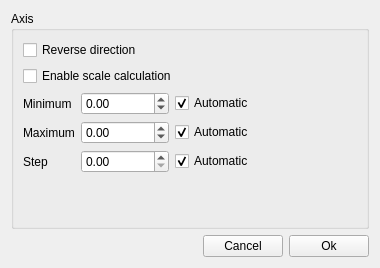
<?xml version="1.0" encoding="UTF-8"?>
<ui version="4.0">
 <class>ChartAxisEditor</class>
 <widget class="QWidget" name="ChartAxisEditor">
  <property name="geometry">
   <rect>
    <x>0</x>
    <y>0</y>
    <width>380</width>
    <height>268</height>
   </rect>
  </property>
  <property name="windowTitle">
   <string>Axis editor</string>
  </property>
  <layout class="QVBoxLayout" name="verticalLayout_2">
   <item>
    <widget class="QGroupBox" name="gbAxis">
     <property name="sizePolicy">
      <sizepolicy hsizetype="Expanding" vsizetype="Expanding">
       <horstretch>0</horstretch>
       <verstretch>0</verstretch>
      </sizepolicy>
     </property>
     <property name="title">
      <string>Axis</string>
     </property>
     <layout class="QVBoxLayout" name="verticalLayout">
      <item>
       <widget class="QCheckBox" name="direction_checkbox">
        <property name="enabled">
         <bool>true</bool>
        </property>
        <property name="text">
         <string>Reverse direction</string>
        </property>
       </widget>
      </item>
      <item>
       <widget class="QCheckBox" name="enableScaleCalculation_checkbox">
        <property name="enabled">
         <bool>true</bool>
        </property>
        <property name="text">
         <string>Enable scale calculation</string>
        </property>
       </widget>
      </item>
      <item>
       <layout class="QGridLayout" name="gridLayout">
        <property name="sizeConstraint">
         <enum>QLayout::SetFixedSize</enum>
        </property>
        <item row="2" column="0">
         <widget class="QLabel" name="stepLabel">
          <property name="text">
           <string>Step</string>
          </property>
         </widget>
        </item>
        <item row="1" column="0">
         <widget class="QLabel" name="maximumLabel">
          <property name="text">
           <string>Maximum</string>
          </property>
         </widget>
        </item>
        <item row="0" column="2">
         <widget class="QDoubleSpinBox" name="minimumSpinBox">
          <property name="showGroupSeparator" stdset="0">
           <bool>false</bool>
          </property>
          <property name="minimum">
           <double>-99999999.000000000000000</double>
          </property>
          <property name="maximum">
           <double>99999999.000000000000000</double>
          </property>
         </widget>
        </item>
        <item row="0" column="0">
         <widget class="QLabel" name="minimumLabel">
          <property name="text">
           <string>Minimum</string>
          </property>
         </widget>
        </item>
        <item row="2" column="3">
         <widget class="QCheckBox" name="stepCheckBox">
          <property name="text">
           <string>Automatic</string>
          </property>
          <property name="checked">
           <bool>true</bool>
          </property>
         </widget>
        </item>
        <item row="0" column="3">
         <widget class="QCheckBox" name="minimumCheckBox">
          <property name="text">
           <string>Automatic</string>
          </property>
          <property name="checked">
           <bool>true</bool>
          </property>
         </widget>
        </item>
        <item row="1" column="3">
         <widget class="QCheckBox" name="maximumCheckBox">
          <property name="text">
           <string>Automatic</string>
          </property>
          <property name="checked">
           <bool>true</bool>
          </property>
         </widget>
        </item>
        <item row="2" column="2">
         <widget class="QDoubleSpinBox" name="stepSpinBox">
          <property name="minimum">
           <double>0.000000000000000</double>
          </property>
          <property name="maximum">
           <double>9999999.990000000223517</double>
          </property>
         </widget>
        </item>
        <item row="1" column="2">
         <widget class="QDoubleSpinBox" name="maximumSpinBox">
          <property name="minimum">
           <double>-9999999.000000000000000</double>
          </property>
          <property name="maximum">
           <double>99999999.000000000000000</double>
          </property>
         </widget>
        </item>
        <item row="1" column="4">
         <spacer name="horizontalSpacer_2">
          <property name="orientation">
           <enum>Qt::Horizontal</enum>
          </property>
          <property name="sizeHint" stdset="0">
           <size>
            <width>40</width>
            <height>20</height>
           </size>
          </property>
         </spacer>
        </item>
       </layout>
      </item>
      <item>
       <spacer name="verticalSpacer">
        <property name="orientation">
         <enum>Qt::Vertical</enum>
        </property>
        <property name="sizeHint" stdset="0">
         <size>
          <width>20</width>
          <height>40</height>
         </size>
        </property>
       </spacer>
      </item>
     </layout>
    </widget>
   </item>
   <item>
    <layout class="QHBoxLayout" name="horizontalLayout_4">
     <item>
      <layout class="QHBoxLayout" name="horizontalLayout_3">
       <item>
        <spacer name="horizontalSpacer">
         <property name="orientation">
          <enum>Qt::Horizontal</enum>
         </property>
         <property name="sizeHint" stdset="0">
          <size>
           <width>40</width>
           <height>20</height>
          </size>
         </property>
        </spacer>
       </item>
       <item>
        <widget class="QPushButton" name="cancelButton">
         <property name="text">
          <string>Cancel</string>
         </property>
        </widget>
       </item>
       <item>
        <widget class="QPushButton" name="pushButtonOk">
         <property name="text">
          <string>Ok</string>
         </property>
        </widget>
       </item>
      </layout>
     </item>
    </layout>
   </item>
  </layout>
 </widget>
 <resources/>
 <connections/>
 <slots>
  <slot>slotAddSeries()</slot>
  <slot>slotDeleteSeries()</slot>
 </slots>
</ui>
